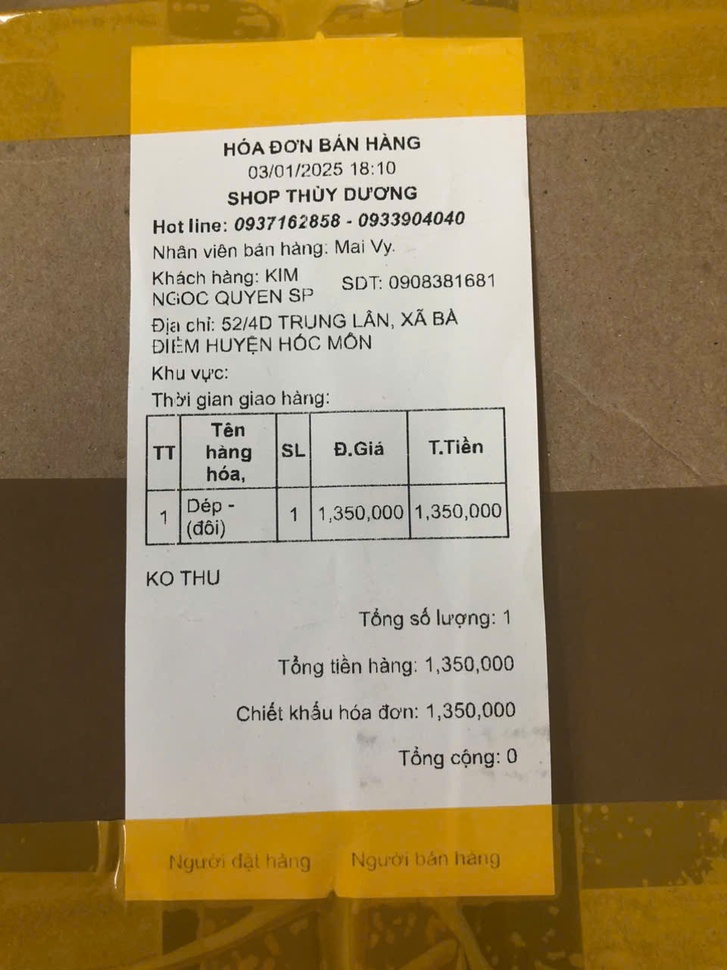
#> input picture api/test/data/image001.jpg, 727 x 970 px, shrunk from 960 x 1280 before the run
$ python -i detector.py   (imports and definitions only)
#> lines starting #> are read from the running program, lines starting #| are printed output that depends on the picture; after the words box and inside, x2 and y2 are one past the last pixel; in counts of white or black regions, pixels touching at a corner belong together
#> further down, picture is the input picture: shape (970, 727, 3); mean B, G, R 91.5, 132.5, 153.2
import cv2
import numpy as np


def detect_table(image):
    # Convert image to grayscale if it's not already
    if len(image.shape) == 2:
        gray = image
    else:
        gray = cv2.cvtColor(image, cv2.COLOR_BGR2GRAY)
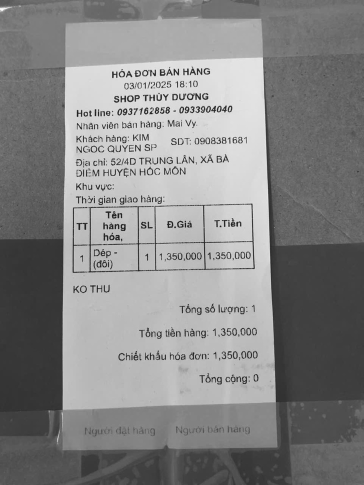
#> gray: shape (970, 727) (shown at 1/2 size); min 7, max 253, mean 134

    # Apply adaptive thresholding to highlight table borders
    thresh = cv2.adaptiveThreshold(
        gray, 255, cv2.ADAPTIVE_THRESH_GAUSSIAN_C, cv2.THRESH_BINARY_INV, 11, 2
    )
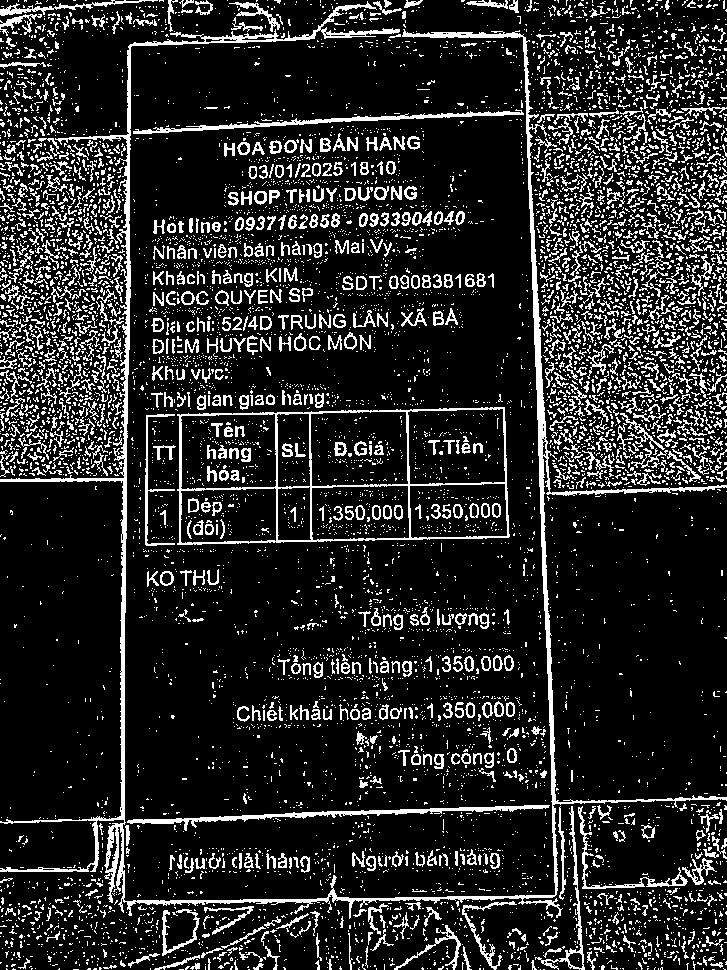
#> thresh: shape (970, 727); 15.4% white in thin lines or dots

    # Kernel for detecting horizontal lines
    kernel_hor = cv2.getStructuringElement(cv2.MORPH_RECT, (25, 1))
    horizontal_lines = cv2.morphologyEx(
        thresh, cv2.MORPH_OPEN, kernel_hor, iterations=2
    )
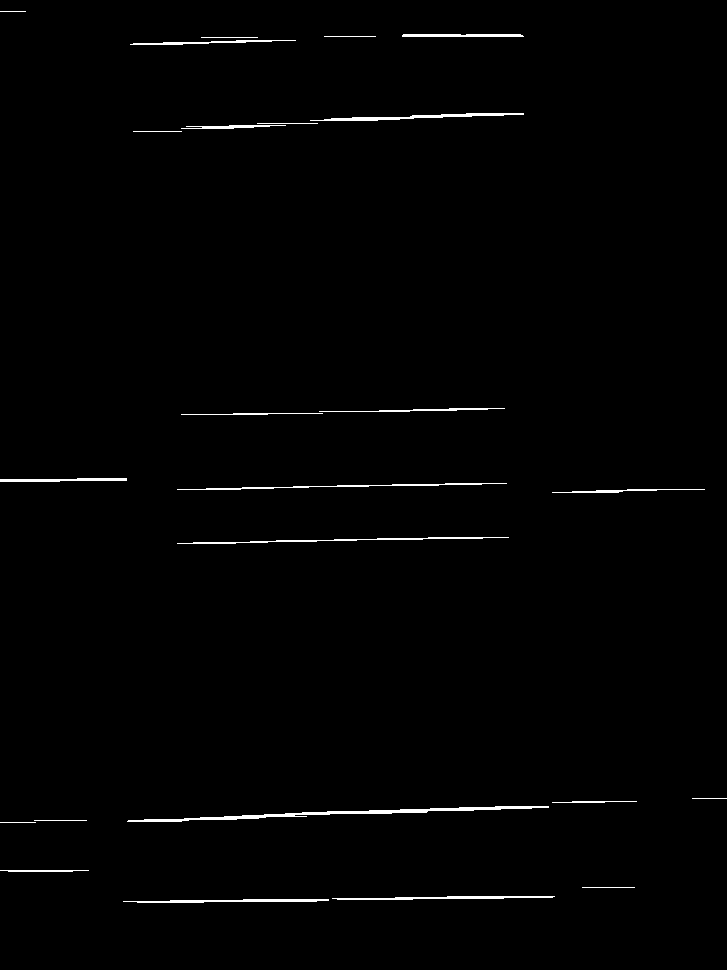
#> horizontal_lines: shape (970, 727); 0.96% white; 24 white regions, largest, box (x1, y1, x2, y2) and area: (127, 806, 549, 822) 1337, (310, 113, 524, 121) 613, (177, 537, 509, 544) 558

    # Kernel for detecting vertical lines
    kernel_ver = cv2.getStructuringElement(cv2.MORPH_RECT, (1, 25))
    vertical_lines = cv2.morphologyEx(thresh, cv2.MORPH_OPEN, kernel_ver, iterations=2)
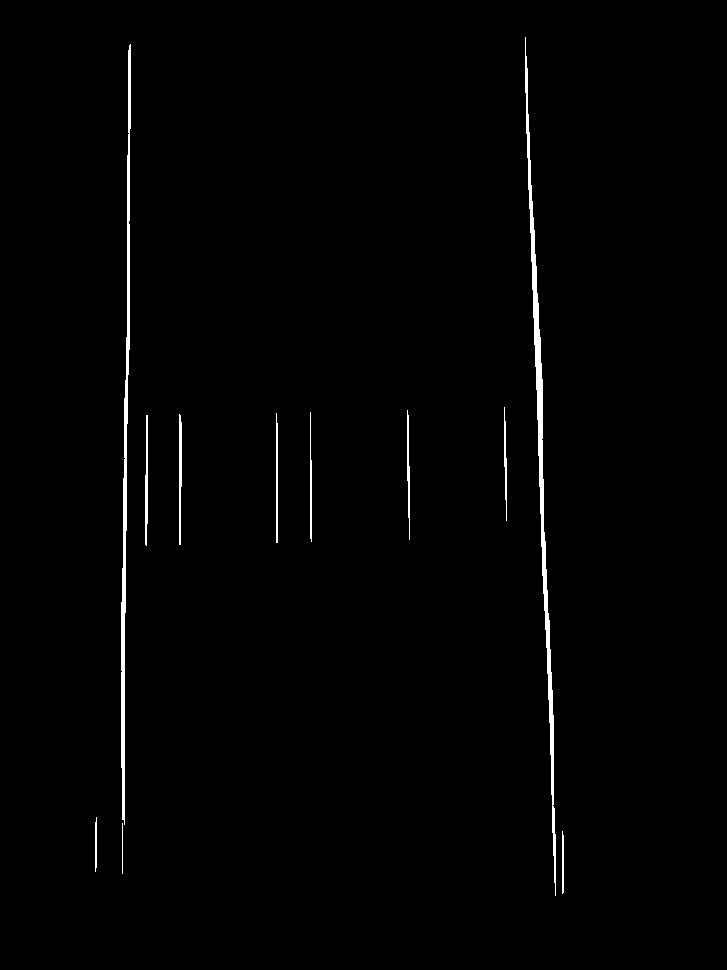
#> vertical_lines: shape (970, 727); 1.1% white; 11 white regions, largest, box (x1, y1, x2, y2) and area: (525, 37, 556, 896) 3349, (121, 44, 131, 825) 2592, (179, 414, 182, 545) 326

    # Combine both to get the full table structure
    table_mask = cv2.add(horizontal_lines, vertical_lines)
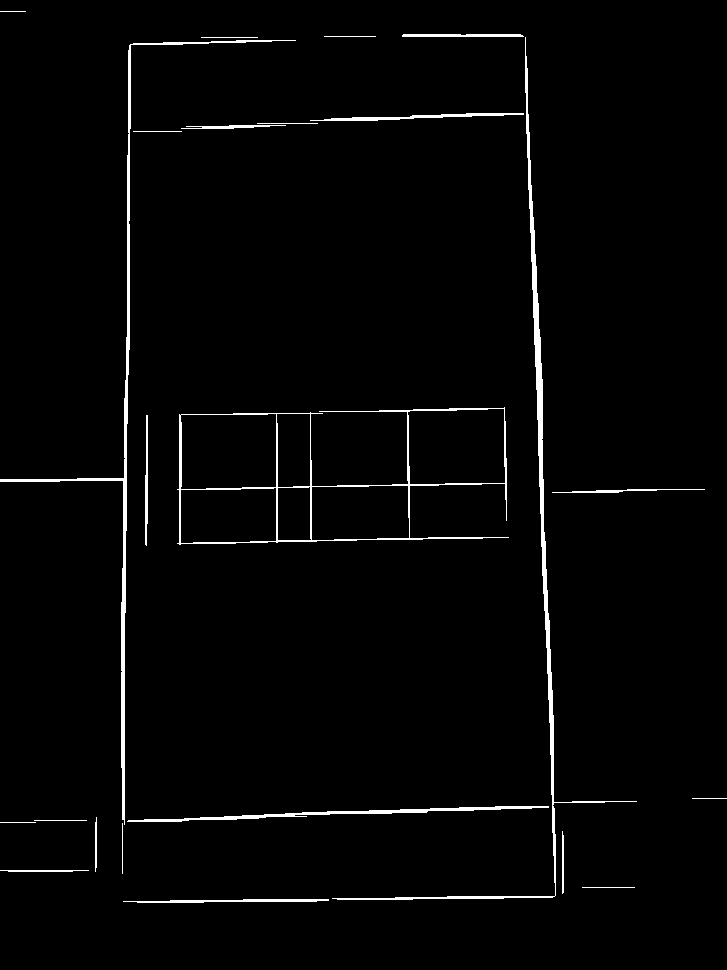
#> table_mask: shape (970, 727); 2.1% white; 23 white regions

    # Find table contours
    contours, _ = cv2.findContours(
        table_mask, cv2.RETR_EXTERNAL, cv2.CHAIN_APPROX_SIMPLE
    )
#> contours = 23 contours, 10 with area under 20; largest, box (x1, y1, x2, y2) and area: (177, 407, 509, 545) 29816, (332, 37, 637, 900) 2815, (0, 40, 296, 825) 2208, (127, 806, 549, 822) 902, (310, 113, 524, 121) 398

    table_roi = None

    # Filter contours to remove small noise and detect a valid table
    for contour in contours:
        x, y, w, h = cv2.boundingRect(contour)
        if w > 100 and h > 100:  # Ignore small regions
            table_roi = gray[y : y + h, x : x + w]  # Crop the detected table
            break
#> this loop made 13 passes
#> (x, y, w, h) on passes 1, 3, 4, 8, 9, 11, 12, 13: (123, 899, 206, 4), (0, 870, 89, 2), (562, 831, 2, 63), (95, 817, 2, 55), (127, 806, 422, 16), (552, 489, 153, 4), (145, 415, 3, 131), (177, 407, 332, 138)

    # If no table is detected, return None
    if table_roi is None:
        print("No table detected")

    #  # Apply CLAHE to enhance contrast
    # clahe = cv2.createCLAHE(clipLimit=2.0, tileGridSize=(8, 8))
    # table_roi = clahe.apply(table_roi)

    return table_roi


# [220 lines left out: functions group_h_lines, group_v_lines, seg_intersect, detect_cells, not called in this run]

>>> import cv2
>>> picture = cv2.imread('../../test/data/image001.jpg')
>>> result = detect_table(picture)
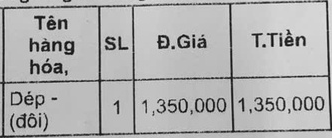
#> result: shape (138, 332); min 8, max 231, mean 176.1

$ run again, on api/test/data/image002.jpg
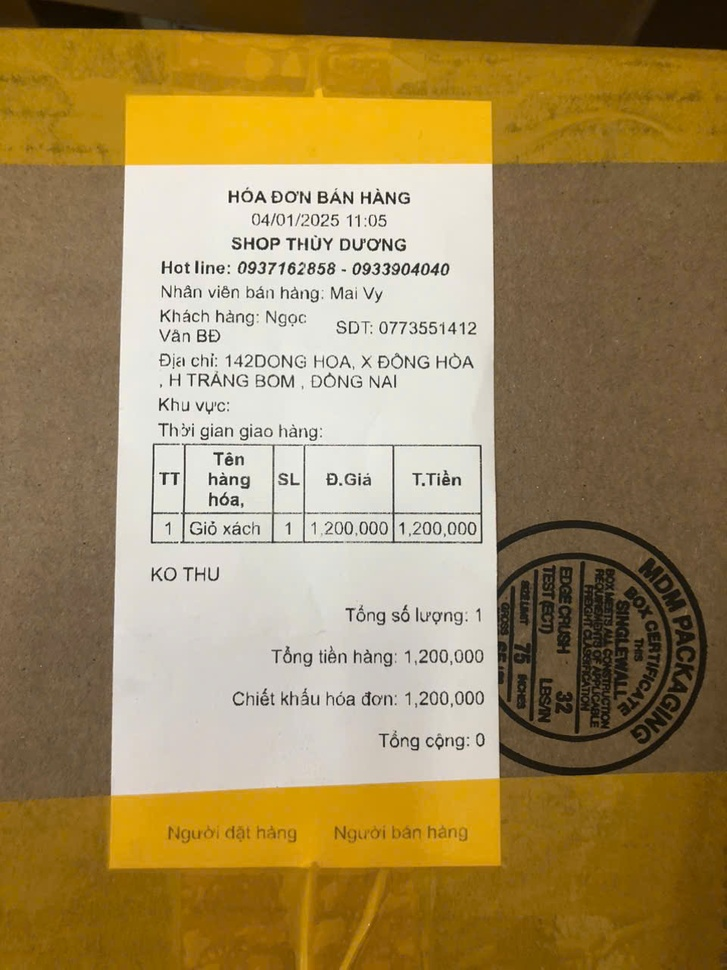
#> input picture api/test/data/image002.jpg, 727 x 970 px, shrunk from 960 x 1280 before the run
#> picture is the input picture: shape (970, 727, 3); mean B, G, R 90.2, 136.3, 159.1
#> in detect_table, `thresh = cv2.adaptiveThreshold( gray, 255, cv2.ADAPTIVE_THRESH_GAUSSIA..`:
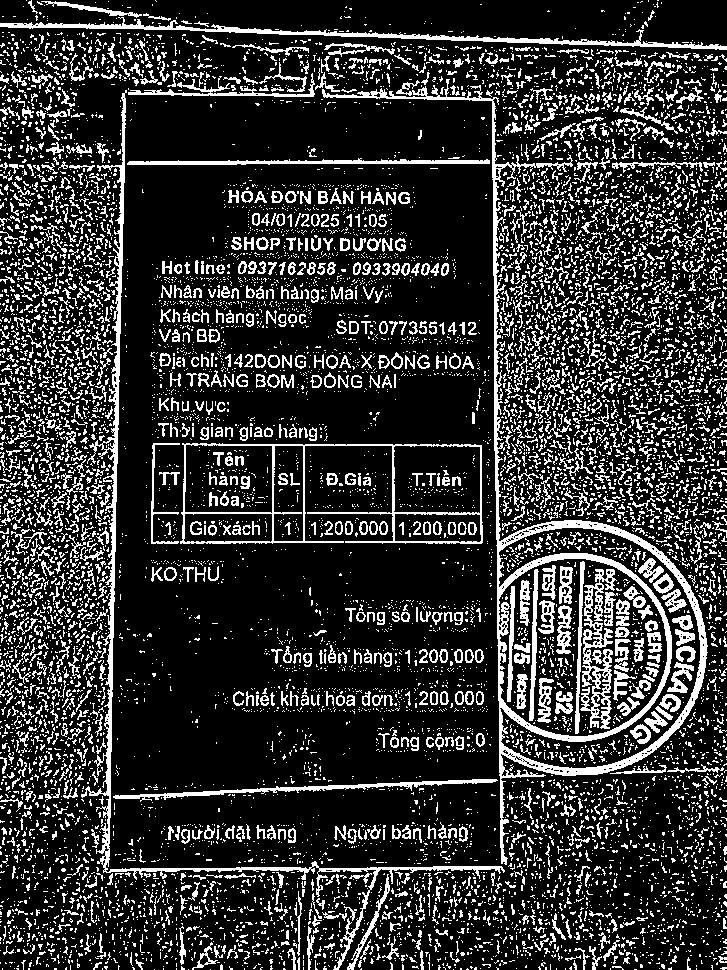
#> thresh: shape (970, 727); 19.8% white in thin lines or dots
#> horizontal_lines: shape (970, 727); 1.2% white; 20 white regions, largest, box (x1, y1, x2, y2) and area: (0, 25, 727, 49) 2343, (127, 161, 490, 165) 1175, (242, 780, 498, 790) 760
#> vertical_lines: shape (970, 727); 0.97% white; 14 white regions, largest, box (x1, y1, x2, y2) and area: (108, 93, 125, 849) 2324, (492, 99, 502, 864) 1792, (531, 569, 537, 721) 554
#> table_mask: shape (970, 727); 2.1% white; 24 white regions
#> contours = 24 contours, 5 with area under 20; largest, box (x1, y1, x2, y2) and area: (180, 444, 483, 544) 20584, (0, 25, 727, 49) 1614, (108, 93, 125, 849) 1568, (323, 96, 502, 864) 1201, (127, 161, 490, 165) 810
#> the loop in detect_table, `for contour in contours:` made 21 passes
#> (x, y, w, h) on passes 2, 3, 4, 5, 7, 8, 9, 10: (110, 867, 200, 4), (319, 866, 184, 4), (120, 791, 141, 5), (242, 780, 256, 10), (553, 768, 61, 3), (544, 736, 64, 2), (667, 619, 2, 58), (700, 610, 2, 77)
#> `result = detect_table(picture)`:
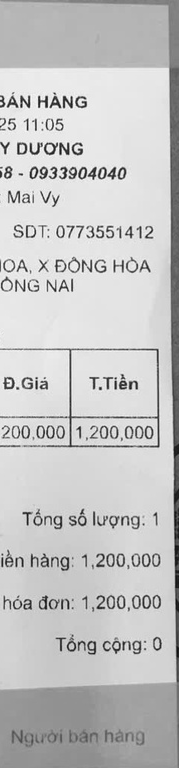
#> result: shape (768, 179); min 15, max 254, mean 196.5

$ run again, on api/test/data/image003.jpg
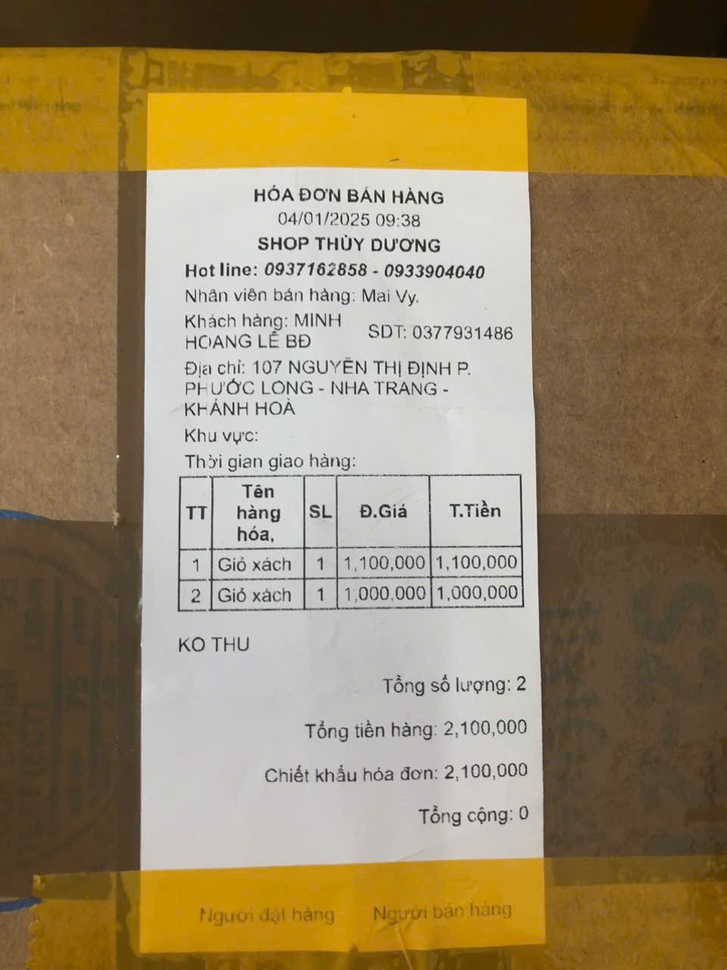
#> input picture api/test/data/image003.jpg, 727 x 970 px, shrunk from 960 x 1280 before the run
#> picture is the input picture: shape (970, 727, 3); mean B, G, R 98.1, 133.4, 152.3
#> in detect_table, `thresh = cv2.adaptiveThreshold( gray, 255, cv2.ADAPTIVE_THRESH_GAUSSIA..`:
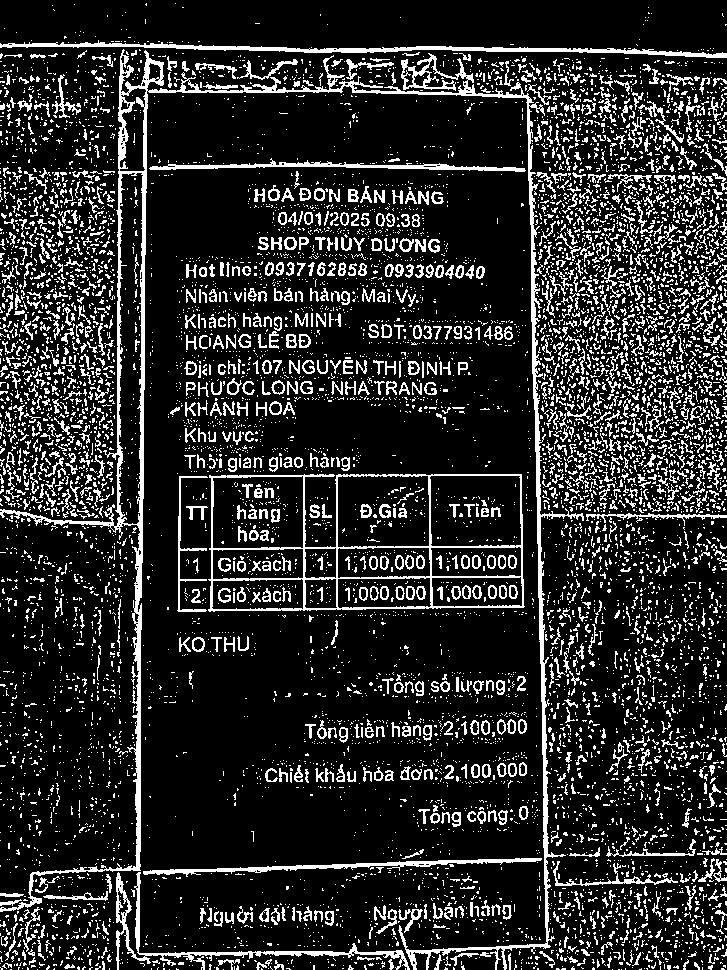
#> thresh: shape (970, 727); 16.4% white in thin lines or dots
#> horizontal_lines: shape (970, 727); 1.2% white; 16 white regions, largest, box (x1, y1, x2, y2) and area: (0, 44, 727, 57) 2334, (143, 859, 542, 873) 1289, (149, 165, 525, 170) 1073
#> vertical_lines: shape (970, 727); 1.2% white; 15 white regions, largest, box (x1, y1, x2, y2) and area: (528, 96, 548, 948) 2722, (140, 59, 147, 598) 1722, (137, 605, 141, 871) 921
#> table_mask: shape (970, 727); 2.3% white; 20 white regions
#> contours = 20 contours, 5 with area under 20; largest, box (x1, y1, x2, y2) and area: (208, 474, 525, 611) 39192, (432, 96, 551, 950) 1982, (0, 44, 727, 57) 1606, (140, 59, 147, 598) 1183, (143, 859, 542, 873) 890
#> the loop in detect_table, `for contour in contours:` made 11 passes
#> (x, y, w, h) on passes 4, 5, 7, 9, 10, 11: (137, 872, 208, 83), (143, 859, 399, 14), (137, 605, 4, 266), (586, 515, 141, 2), (178, 476, 3, 136), (208, 474, 317, 137)
#> `result = detect_table(picture)`:
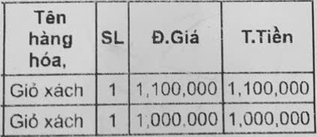
#> result: shape (137, 317); min 24, max 239, mean 185.3
